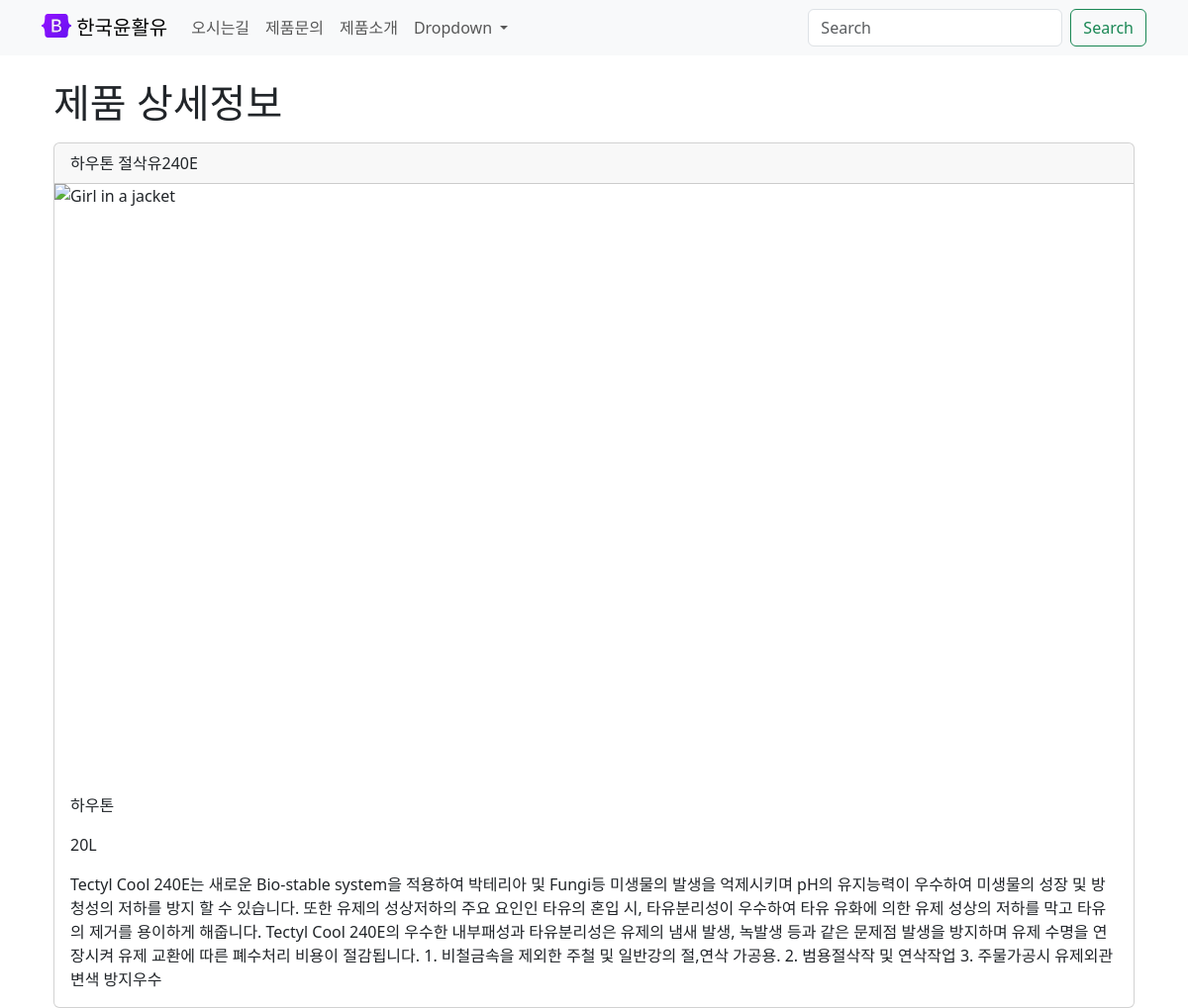
/products/1, run on the app's committed database.
### tables this page shows
CREATE TABLE products (
                id INTEGER PRIMARY KEY AUTOINCREMENT,
                brand TEXT NOT NULL,
                product_name TEXT NOT NULL,
                measurement TEXT,
                price INT,
                type TEXT,
                description TEXT,
                image_url TEXT      
            );

### app.py (the view)
@app.route('/products/<int:product_id>')
def product_details(product_id):
    db = get_db()
    cursor = db.execute('SELECT id, brand, product_name, measurement, price, description, image_url FROM products WHERE id = ?', (product_id,))
    product = cursor.fetchone()
    return render_template('product_details.html', product=product)

### app.py (called while the page is built)
def get_db():
    if not hasattr(app, 'db'):
        app.db = sqlite3.connect('products.db', check_same_thread=False)
        app.db.row_factory = sqlite3.Row
    return app.db

### templates/product_details.html
{% extends 'base.html' %}
{% block content%}
<div class="container">
    <h1 class="mt-4">제품 상세정보</h1>
    <div class="card mt-3">
        <div class="card-header">
            {{ product['product_name'] }}
        </div>
        <img src="{{ product['image_url'] }}" alt="Girl in a jacket" width="500" height="600">
        <div class="card-body">
            <p class="card-text">{{ product['brand'] }}</p>
            <p class="card-text">{{ product['measurement'] }}</p>
            <p class="card-text">{{ product['description'] }}</p>
        </div>
    </div>
</div>
{% endblock%}

### data on the page
products: product_name "하우톤 절삭유240E", brand "하우톤", measurement "20L", description "Tectyl Cool 240E는 새로운 Bio-stable system을 적용하여 박테리아 및 Fungi등 미생물의 발생을 억제시키며 pH의 유지능력이 우수하여 미생물의 성장 및 방청성의 저하를 방지 할 수 있습니다. 또한 유제의 성상저하의 주요 요인인 타유의 혼입 시, 타유분리성이 우수하여 타유 유화에 의한 유제 성상의 저하를 막고 타유의 제거를 용이하게 해줍니다. Tectyl Cool 240E의 우수한 내부패성과 타유분리성은 유제의 냄새 발생, 녹발생 등과 같은 문제점 발생을 방지하며 유제 수명을 연장시켜 유제 교환에 따른 폐수처리 비용이 절감됩니다. 1. 비철금속을 제외한 주철 및 일반강의 절,연삭 가공용. 2. 범용절삭작 및 연삭작업 3. 주물가공시 유제외관 변색 방지우수"
